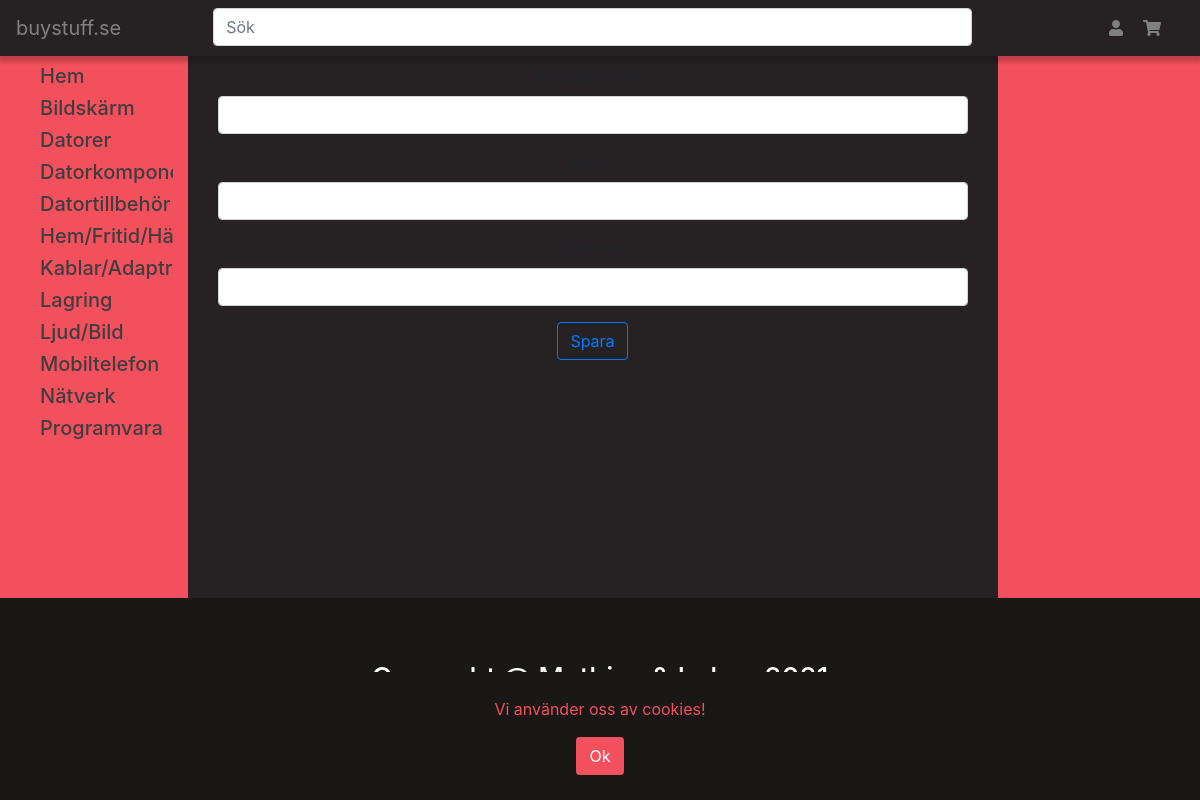
The page /edit_profile?id=7 (signed in) on the database as committed earlier.
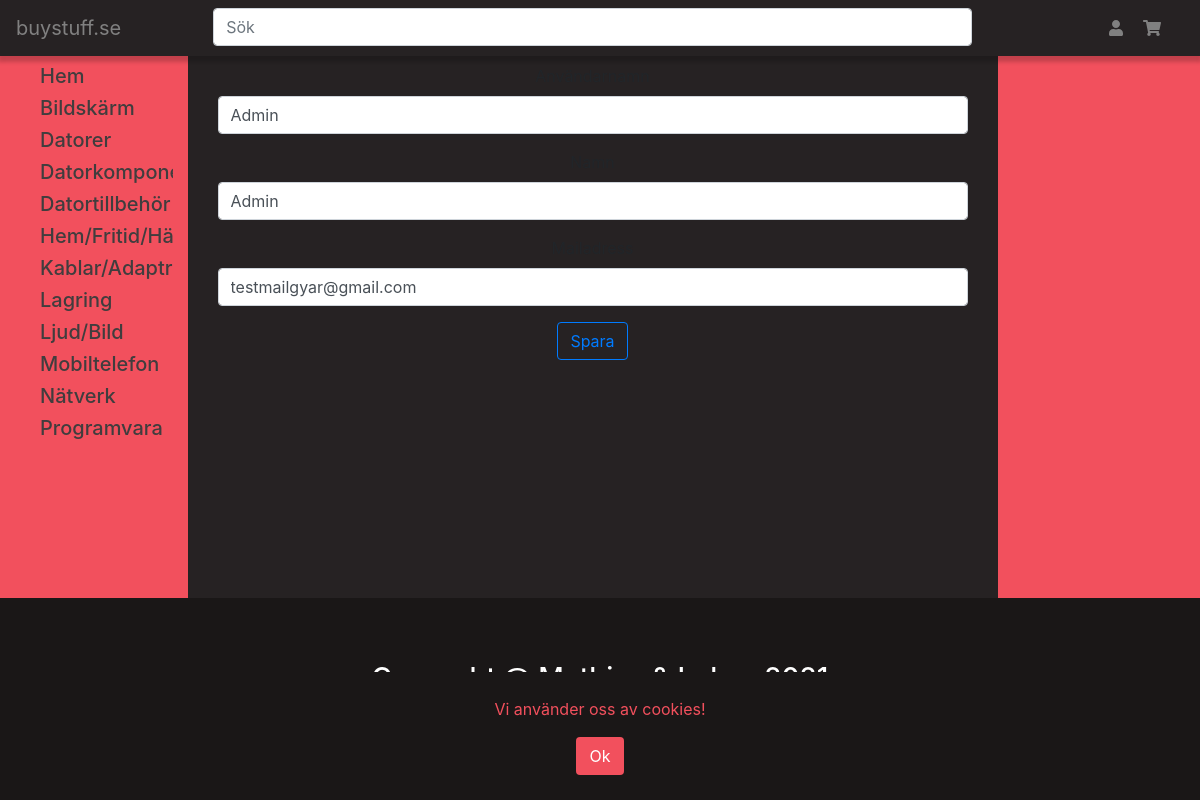
The same page on the database as committed later.
### my_server/models.py (models this page shows, shortened)
class User(db.Model):
    id = db.Column(db.Integer, primary_key=True)
    username = db.Column(db.String(120), unique=True, nullable=False)
    name = db.Column(db.String(60), nullable=False)
    email = db.Column(db.String(80), unique=True, nullable=False)
    password = db.Column(db.String(60), nullable=False)
    admin = db.Column(db.Boolean, default=False, nullable=False)
    confirmed = db.Column(db.Boolean, default=False, nullable=False)

### my_server/users/routes.py (the view, shortened to what this page needs)
@users.route('/edit_profile', methods=['GET','POST'])
@login_required
def edit_user():
    user_id = request.args['id']
    user = User.query.filter_by(id=user_id).first()
    return rt('edit_user.html', user = user,logged_id=is_logged_in(),categories = Category.query.all())

### my_server/users/utils.py (called while the page is built)
def login_required(f):
    @wraps(f)
    def wraped(*args, **kwargs):
        if 'logged_in' in session:
            return f(*args,**kwargs)
        else:
            flash('Du måste vara inloggad för att kunna göra detta!', 'warning')
            return redirect(url_for('users.login'))
    return wraped

def is_logged_in():
    if 'logged_in' in session:
        return True
    return False

### my_server/templates/edit_user.html (shortened to what this page needs)
{% extends 'base.html' %}
{%block content%}
    <div class="container mt-1vh">
        <form action="{{url_for('users.edit_user')}}" method="POST">
            <div class="form-group">
                <label for="username">Användarnamn</label>
                <input type="text" class="form-control" name="username" value="{{user.username}}">
            </div>
            <div class="form-group">
                <label for="name">Namn</label>
                <input type="name" class="form-control" name="name" value="{{user.name}}">
            </div>
            <div class="form-group">
                <label for="email">Mailadress</label>
                <input type="text" class="form-control" name="email" value="{{user.email}}">
            </div>
            <button class="btn btn-outline-primary" type="submit">Spara</button>
        </form>
    </div>
{%endblock%}

Rows that differ between the two databases and show on the page:
added User: username "Admin", name "Admin", email "testmailgyar@gmail.com"
